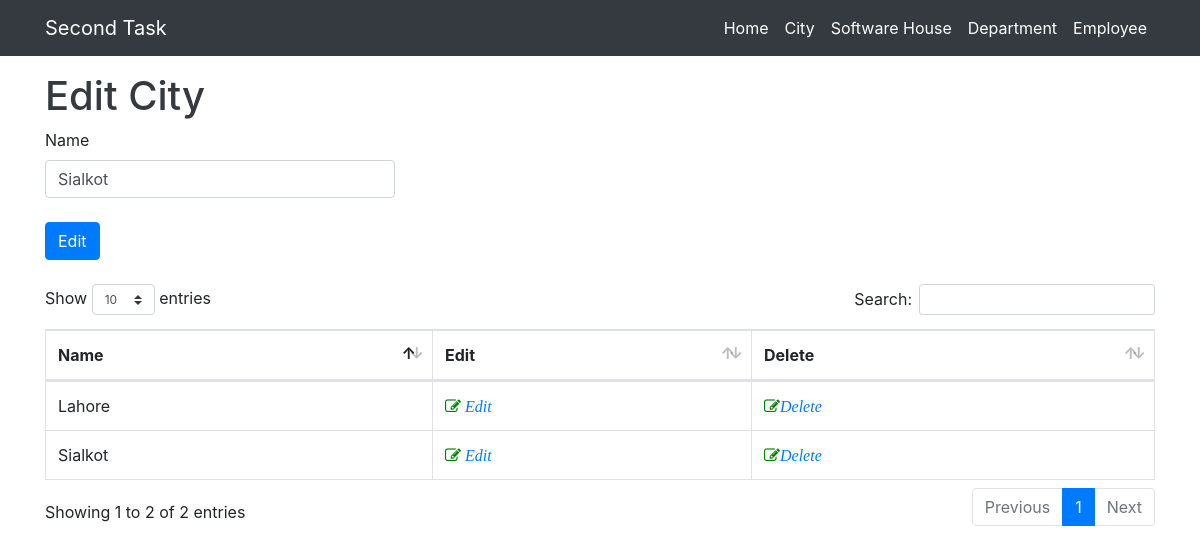
/city/50, run on the app's committed database.
### tables this page shows
CREATE TABLE `city` (
  `id` int(11) NOT NULL,
  `Name` varchar(255) NOT NULL
);

### function.php (called while the page is built, shortened)
<?php
include_once 'config.php';
function select($table,$array){
	try{
			global $con;
				$columns=implode(',', array_keys($array));
				$value= implode(',',$array);
				$sql="SELECT *from `$table`";
				if ($value==-1) {
					$sql=$sql;
				}else{
					$sql=$sql." WHERE {$columns}={$value}";
				}
				$result=array();
				$qry_run=$con->query($sql);
				if ($qry_run->rowCount()>0) {
					while ($row=$qry_run->fetch(PDO::FETCH_ASSOC)) {
						$result[]=$row;
					}
					return $result;
				}
	}catch(PDOException $e){
		echo $e->getMassage();
	}
}
?>

### city.php (the view, shortened to what this page needs)
<?php
include_once 'include/header.php';
?>
<?php
$name="";
$value="";
$submit_name="";
    		?>
	<?php
				if (isset($_GET['edit_id'])) {
					$id=preg_replace('#[^0-9]#','', $_GET['edit_id']);
						$table='city';
						$columns=array(
						'id'=>$id
					);
						$result=select($table,$columns);
						if ($result>0) {
						foreach ($result as $row) {
								$name=$row['Name'];
							}
							}
						$submit_name="city_update";
						$value="Edit";
						$heading="Edit City";
	}else{
		$name="";
		$submit_name="city_submit";
		$value="Save";
		$heading="Add City";
	}
	?>
<?php include_once 'include/navigation.php'?><br><br>
<br>
		<div class="container">
		<h1 class="text-dark"><?php echo $heading;?></h1>
		<div class="row">
		<div class="col-md-4">
		<form action="" method="POST">
		<label for="name">Name</label>
		<input id="name" class="form-control" type="text" name="city_name" value="<?php echo $name?>">
		<div class='text-danger'><?php echo $name_error ?? ''?></div><br>
		<input class="btn btn-primary" type="submit" name="<?php echo $submit_name?>" value="<?php echo $value?>">
		</form>
		</div>
		</div><br>
		<div class="row">
		<div class="col-md-12">
		<div class="table-responsive">
						<?php
						$table='city';
						$id="-1";
						$columns=array(
						'id'=>$id
					);
				$result=select($table,$columns);
				if ($result>0) {
				?>
				<table class="table table-bordered table-hover" id="table">
				<thead>
				<tr>
				<th>Name</th>
				<th>Edit</th>
				<th>Delete</th>
				</tr>
				</thead>
				<tbody>
				<?php
				foreach ($result as  $row) {
					$id=$row['id'];
				echo "<tr>";
				echo "<td>{$row['Name']}</td>";
				echo "<td><i class='fa fa-edit' style='color:green'><i><a
				href='city/{$id}'> Edit</a></td>";
				echo "<td><i class='fa fa-edit' style='color:green'><i><a rel='$id'
				href='javascript:void(0)' class='delete_link ' >Delete </a></td>";
				echo "</tr>";
				}
		}
			?>
		</tbody>
		</table>
		</div>
		</div>
		</div>
		</div>
		<?php
include_once 'include/footer.php';
?>

### data on the page
city: city_name "Sialkot", Name "Sialkot"
city: Name "Lahore"

### other printed values
$heading "Edit City"
